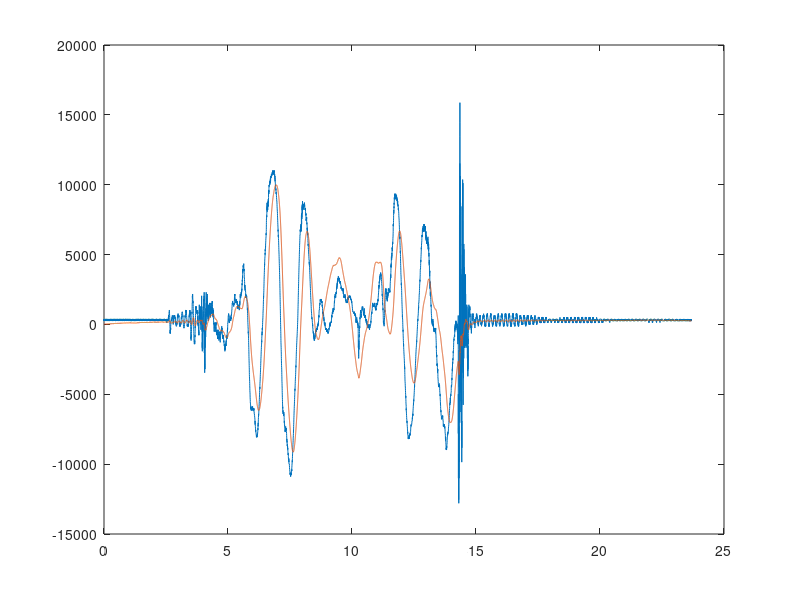
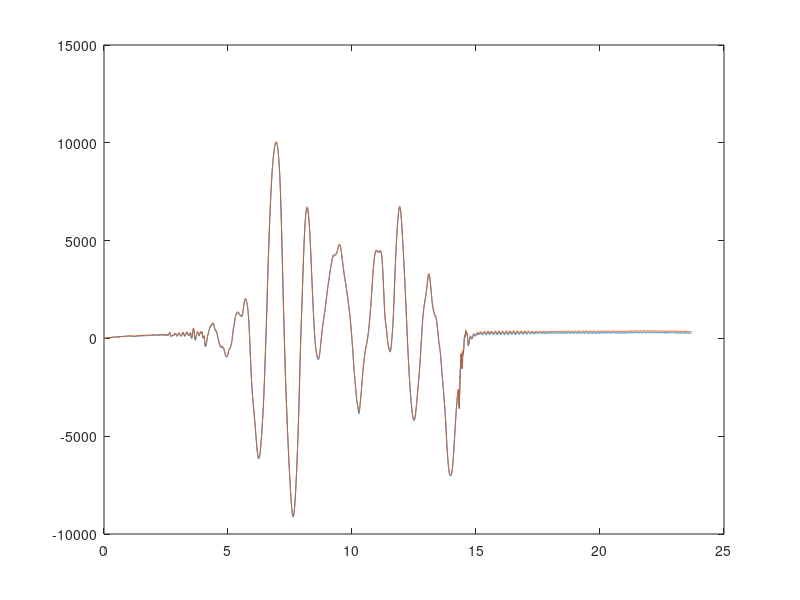
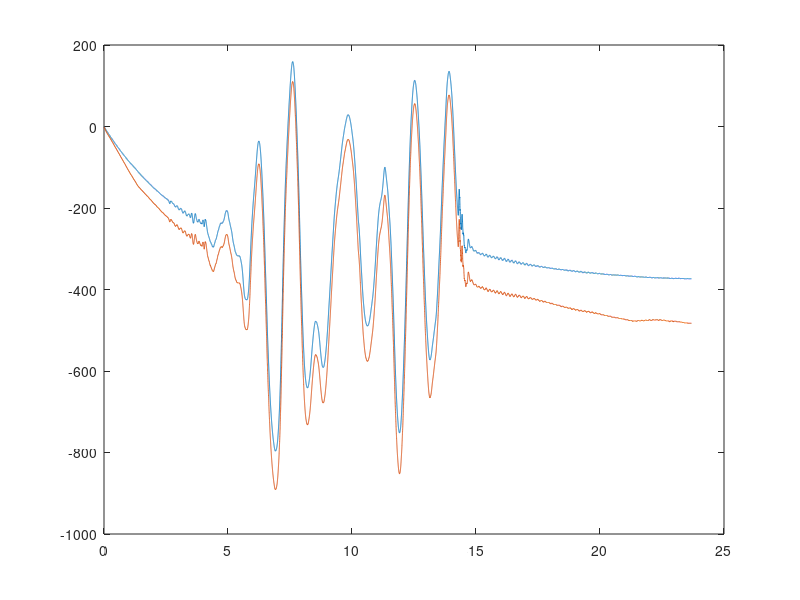
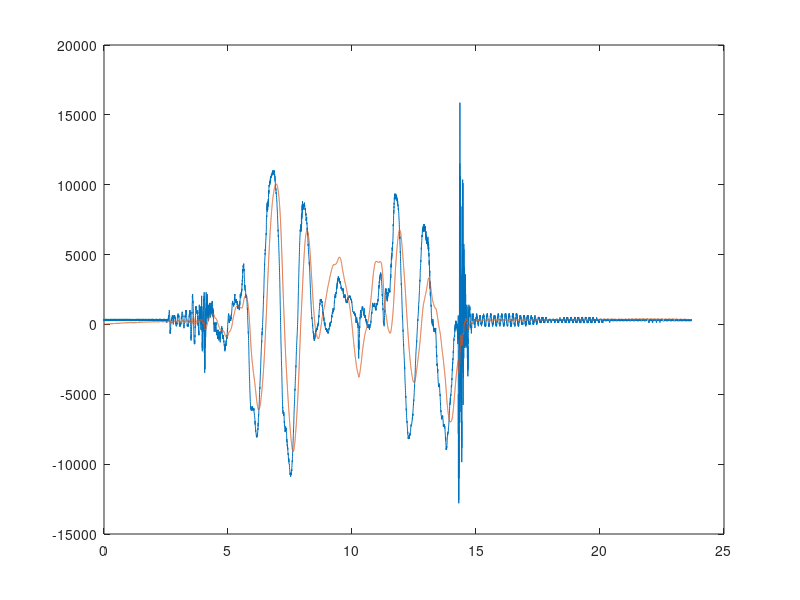

Write the MATLAB code that produced these figures, in order.
clear all;
% Author: Enrico Caruso
load out.dat;
fs=1266.46595714178; %sample frequency
n=length(out);
t=0:1/fs:(n-1)/fs;
%sensor values
phi=out(:,1);
p=out(:,2);
%kalman floating point
phi_kalman=out(:,3);
p_kalman=out(:,4);
p_bias=out(:,5);
%kalman integer
phi_kalman_int=out(:,6);
p_kalman_int=out(:,7);
p_bias_int=out(:,8);
figure;
plot(t,phi);
hold all;
plot(t,phi_kalman);
figure;
plot(t,phi_kalman);
hold all;
plot(t,phi_kalman_int);
figure;
plot(t,p_bias);
hold all;
plot(t,p_bias_int);
figure;
plot(t,phi);
hold all;
plot(t,phi_kalman_int);
